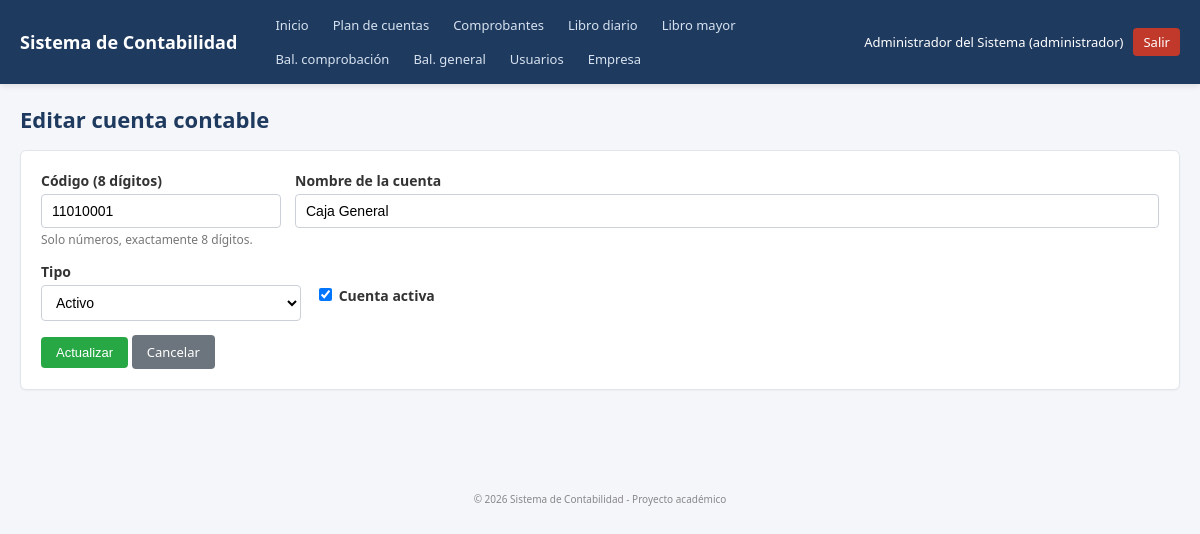
/modules/cuentas/edit.php?id=1 (signed in), run on the app's committed database.
### tables this page shows
CREATE TABLE cuentas (
    id INT AUTO_INCREMENT PRIMARY KEY,
    codigo CHAR(8) NOT NULL UNIQUE,
    nombre VARCHAR(150) NOT NULL,
    tipo ENUM('activo','pasivo','patrimonio','ingreso','gasto') NOT NULL,
    activo TINYINT(1) NOT NULL DEFAULT 1,
    CONSTRAINT chk_codigo_numerico CHECK (codigo REGEXP '^[0-9]{8}$')
);

### includes/functions.php (called while the page is built, shortened)
<?php
function e($value) {
    return htmlspecialchars((string)$value, ENT_QUOTES, 'UTF-8');
}
function tipoCuentaLabel($tipo) {
    $map = [
        'activo'     => 'Activo',
        'pasivo'     => 'Pasivo',
        'patrimonio' => 'Patrimonio',
        'ingreso'    => 'Ingreso',
        'gasto'      => 'Gasto',
    ];
    return $map[$tipo] ?? ucfirst($tipo);
}

### modules/cuentas/edit.php (the view, shortened to what this page needs)
<?php
require_once __DIR__ . '/../../includes/auth.php';
$id = (int)($_GET['id'] ?? 0);
$stmt = $conn->prepare("SELECT * FROM cuentas WHERE id = ?");
$stmt->bind_param('i', $id);
$stmt->execute();
$cuenta = $stmt->get_result()->fetch_assoc();
$tiposValidos = ['activo','pasivo','patrimonio','ingreso','gasto'];
include __DIR__ . '/../../includes/header.php';
?>
<div class="page-header"><h1>Editar cuenta contable</h1></div>
<div class="card">
    <form id="form-cuenta" method="post" action="" novalidate>
        <div class="form-row">
            <div class="form-group" style="max-width:240px">
                <label>Código (8 dígitos)</label>
                <input type="text"
                       name="codigo"
                       class="form-control"
                       value="<?= e($cuenta['codigo']) ?>"
                       data-validate="codigo-cuenta"
                       data-error-target="err-codigo"
                       maxlength="8"
                       inputmode="numeric"
                       pattern="[0-9]{8}"
                       required>
                <div class="help-text">Solo números, exactamente 8 dígitos.</div>
            </div>
            <div class="form-group">
                <label>Nombre de la cuenta</label>
                <input type="text" name="nombre" class="form-control" value="<?= e($cuenta['nombre']) ?>" required>
            </div>
        </div>
        <div class="form-row">
            <div class="form-group" style="max-width:260px">
                <label>Tipo</label>
                <select name="tipo" class="form-control" required>
                    <?php foreach ($tiposValidos as $t): ?>
                        <option value="<?= $t ?>" <?= $cuenta['tipo']===$t?'selected':'' ?>>
                            <?= e(tipoCuentaLabel($t)) ?>
                        </option>
                    <?php endforeach; ?>
                </select>
            </div>
            <div class="form-group">
                <label>&nbsp;</label>
                <label><input type="checkbox" name="activo" <?= ((int)$cuenta['activo']===1)?'checked':'' ?>> Cuenta activa</label>
            </div>
        </div>
        <button class="btn btn-success" type="submit">Actualizar</button>
        <a class="btn btn-secondary" href="index.php">Cancelar</a>
    </form>
</div>
<?php include __DIR__ . '/../../includes/footer.php'; ?>

### assets/css/style.css (style rules this page uses)
* { box-sizing: border-box; }
body { margin: 0; font-family: "Segoe UI", Roboto, Arial, sans-serif; background: #f4f6f9; color: #2c2c2c; font-size: 14px; }
a { color: #1d6fa5; text-decoration: none; }
.card { background: #fff; border: 1px solid #e1e5eb; border-radius: 6px; padding: 20px; margin-bottom: 20px; box-shadow: 0 1px 2px rgba(0,0,0,.04); }
.page-header { display: flex; align-items: center; justify-content: space-between; flex-wrap: wrap; margin-bottom: 16px; gap: 10px; }
.page-header h1 { margin: 0; font-size: 22px; color: #1f3a5f; }
.btn { display: inline-block; padding: 7px 14px; border-radius: 4px; border: 1px solid transparent; font-size: 13px; cursor: pointer; background: #1f3a5f; color: #fff; text-decoration: none; }
.btn-secondary { background: #6c757d; }
.btn-success { background: #28a745; }
.form-group { margin-bottom: 14px; }
.form-group label { display: block; margin-bottom: 4px; font-weight: 600; color: #333; }
.form-control { width: 100%; padding: 8px 10px; border: 1px solid #ccd1d9; border-radius: 4px; font-size: 14px; background: #fff; }
.form-row { display: flex; gap: 14px; flex-wrap: wrap; }
.form-row .form-group { flex: 1; min-width: 200px; }
.help-text { font-size: 12px; color: #777; margin-top: 3px; }

### data on the page
cuentas: codigo "11010001", nombre "Caja General", activo "☑"

### other printed values
APP_NAME "Sistema de Contabilidad"
$_SESSION['user_nombre'] "Administrador del Sistema"
$_SESSION['user_rol'] "administrador"
form field tipo "Activo"
